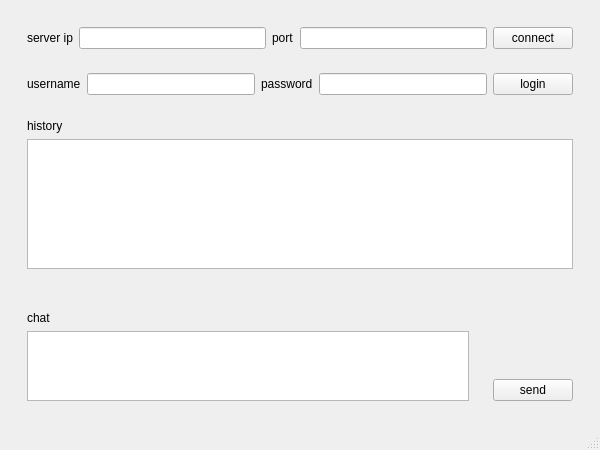
<?xml version="1.0" encoding="UTF-8"?>
<ui version="4.0">
 <class>MainWindow</class>
 <widget class="QMainWindow" name="MainWindow">
  <property name="geometry">
   <rect>
    <x>0</x>
    <y>0</y>
    <width>600</width>
    <height>450</height>
   </rect>
  </property>
  <property name="minimumSize">
   <size>
    <width>0</width>
    <height>0</height>
   </size>
  </property>
  <property name="maximumSize">
   <size>
    <width>16777215</width>
    <height>16777215</height>
   </size>
  </property>
  <property name="windowTitle">
   <string>MainWindow</string>
  </property>
  <widget class="QWidget" name="centralwidget">
   <layout class="QVBoxLayout" name="verticalLayout">
    <item>
     <widget class="QWidget" name="widgetbody" native="true">
      <layout class="QVBoxLayout" name="verticalLayout_3">
       <item>
        <widget class="QWidget" name="widgetconnect" native="true">
         <layout class="QHBoxLayout" name="horizontalLayout">
          <item>
           <widget class="QLabel" name="lbip">
            <property name="text">
             <string>server ip</string>
            </property>
           </widget>
          </item>
          <item>
           <widget class="QLineEdit" name="lineip"/>
          </item>
          <item>
           <widget class="QLabel" name="lbport">
            <property name="text">
             <string>port</string>
            </property>
           </widget>
          </item>
          <item>
           <widget class="QLineEdit" name="lineport"/>
          </item>
          <item>
           <widget class="QPushButton" name="btnconnect">
            <property name="text">
             <string>connect</string>
            </property>
           </widget>
          </item>
         </layout>
        </widget>
       </item>
       <item>
        <widget class="QWidget" name="widgetlogin" native="true">
         <layout class="QHBoxLayout" name="horizontalLayout_3">
          <item>
           <widget class="QLabel" name="lbusername">
            <property name="text">
             <string>username</string>
            </property>
           </widget>
          </item>
          <item>
           <widget class="QLineEdit" name="lineusername"/>
          </item>
          <item>
           <widget class="QLabel" name="lbpassword">
            <property name="text">
             <string>password</string>
            </property>
           </widget>
          </item>
          <item>
           <widget class="QLineEdit" name="linepassword"/>
          </item>
          <item>
           <widget class="QPushButton" name="btnlogin">
            <property name="text">
             <string>login</string>
            </property>
           </widget>
          </item>
         </layout>
        </widget>
       </item>
       <item>
        <widget class="QWidget" name="widgethistory" native="true">
         <layout class="QVBoxLayout" name="verticalLayout_2">
          <item>
           <widget class="QLabel" name="lbhistory">
            <property name="text">
             <string>history</string>
            </property>
           </widget>
          </item>
          <item>
           <widget class="QTextEdit" name="texthistory"/>
          </item>
         </layout>
        </widget>
       </item>
      </layout>
     </widget>
    </item>
    <item>
     <widget class="QWidget" name="widgetchat" native="true">
      <property name="maximumSize">
       <size>
        <width>16777215</width>
        <height>150</height>
       </size>
      </property>
      <layout class="QHBoxLayout" name="horizontalLayout_4">
       <item>
        <widget class="QWidget" name="widgetchatleft" native="true">
         <layout class="QVBoxLayout" name="verticalLayout_4">
          <item>
           <widget class="QLabel" name="lbchat">
            <property name="text">
             <string>chat</string>
            </property>
           </widget>
          </item>
          <item>
           <widget class="QTextEdit" name="textchat"/>
          </item>
         </layout>
        </widget>
       </item>
       <item>
        <widget class="QWidget" name="widgetchatright" native="true">
         <layout class="QVBoxLayout" name="verticalLayout_5">
          <item>
           <spacer name="verticalSpacer">
            <property name="orientation">
             <enum>Qt::Orientation::Vertical</enum>
            </property>
            <property name="sizeHint" stdset="0">
             <size>
              <width>20</width>
              <height>40</height>
             </size>
            </property>
           </spacer>
          </item>
          <item>
           <widget class="QPushButton" name="btnsend">
            <property name="text">
             <string>send</string>
            </property>
           </widget>
          </item>
         </layout>
        </widget>
       </item>
      </layout>
     </widget>
    </item>
   </layout>
  </widget>
  <widget class="QMenuBar" name="menubar">
   <property name="geometry">
    <rect>
     <x>0</x>
     <y>0</y>
     <width>600</width>
     <height>21</height>
    </rect>
   </property>
  </widget>
  <widget class="QStatusBar" name="statusbar"/>
 </widget>
 <resources/>
 <connections/>
</ui>
